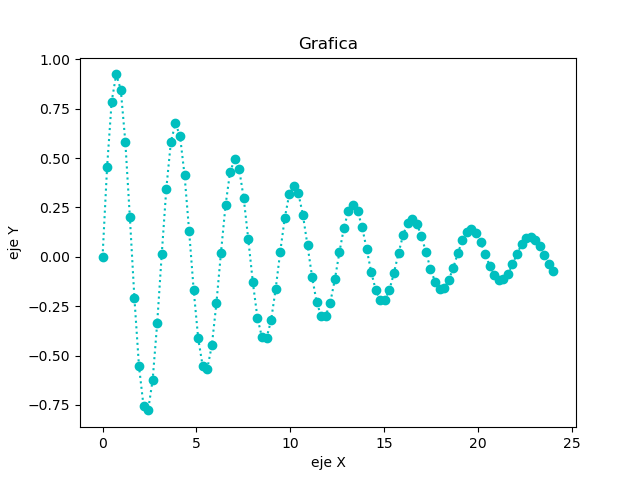

The Python source for this figure:
import numpy as np
from matplotlib import pyplot as plt

tpoints =  np.linspace(0, 24, 100)

def h(t):
    return(np.sin(2*tpoints)*np.exp(-0.1*tpoints))
plt.plot(tpoints, h(tpoints), 'o:c')
plt.title('Grafica')
plt.xlabel("eje X")
plt.ylabel("eje Y")
plt.show()
